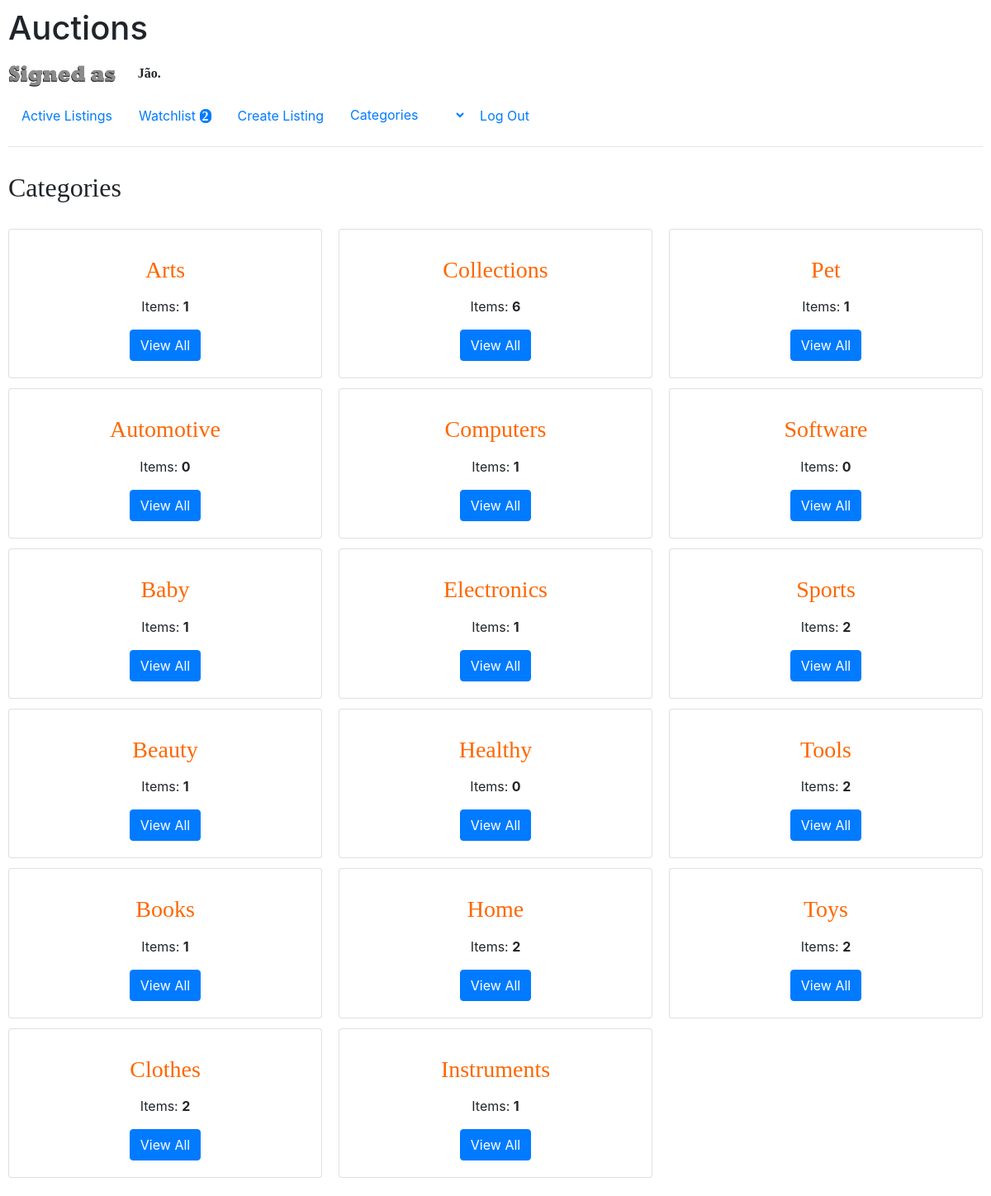
The page /categories (signed in) on the database its author committed.
### auctions/models.py (models this page shows)
class User(AbstractUser):
    watchlist = models.ManyToManyField("Auction", blank=True, related_name="user")

class Category(models.Model):
    category = models.CharField(max_length=64)
    quantity = models.IntegerField(default=0)
    def __str__(self):
        return self.category

### auctions/views.py (the view)
# urls.py: path("categories", views.categories, name="categories"),
@login_required
def categories(request):
    categories = Category.objects.order_by('category')
    if request.user.id:
        n_wl = User.objects.get(id=request.user.id).watchlist.count()
    else:
        n_wl = 0
    return render(request, "auctions/categories.html", {
        "categories": categories,
        "n_wl": n_wl
    })

### auctions/templates/auctions/categories.html (shortened to what this page needs)
{% extends "auctions/layout.html" %}
{% block body %}
    <h2 style="font-family: cursive; margin-top: 30px; margin-bottom: 30px;">Categories</h2>
    <div class="card-columns">
        {% for category in categories %}
            {% load static %}
            <div class="card">
                <div class="card-body">
                    <center>
                        <p class="card-title"><h3 value="category.id">{{ category }}</h3></p>
                        <p class="card-text">Items: <b>{{ category.quantity }}</b></p>
                        <a href="{{ category.id }}" class="btn btn-primary">View All</a>
                    </center>
                </div>
            </div>
        {% endfor %}
    </div>
{% endblock %}

### auctions/templates/auctions/layout.html (shortened to what this page needs)
{% load static %}
<!DOCTYPE html>
<html lang="en">
    <head>
        <link rel="stylesheet" href="https://stackpath.bootstrapcdn.com/bootstrap/4.4.1/css/bootstrap.min.css">
        <link href="{% static 'auctions/styles.css' %}" rel="stylesheet"/>
    </head>
    <body>
        <h1>Auctions</h1>
        <div style="margin-top: 15px; margin-bottom: 15px;">
            {% if user.is_authenticated %}
                {% load static %}
                <img style="margin-top: -2.0%;
                            margin-right: -4%;"
                     src="{% static 'auctions/signedasgray2.gif' %}"
                     alt="Signed as" width="200"><strong style="font-family:cursive;">
                        {{ user.username }}.</strong>
            {% else %}
                {% load static %}
            {% endif %}
        </div>
        <ul class="nav nav-pills">
            <li class="nav-item">
                <a class="nav-link {{ active_index }}" href="{% url 'index' %}">Active Listings</a>
            </li>
            {% if user.is_authenticated %}
            <li class="nav-item">
                {% if n_wl == 0 %}
                    <a class="nav-link {{ active_wl }}" href="{% url 'watchlist' %}">Watchlist</a>
                {% else %}
                    <a class="nav-link {{ active_wl }}" href="{% url 'watchlist' %}">Watchlist <nwl>{{ n_wl }}</nwl></a>
                {% endif %}
            </li>
                <li class="nav-item">
                    <a class="nav-link {{ active_create }}" href="{% url 'create' %}">Create Listing</a>
                </li>
                <li clas="nav-item">
                    <select onchange="window.location.href=this.value" class="form-control" id="cat1">
                        <option value="">Categories</option>
                    </select>
                </li>
                <li class="nav-item">
                    <a class="nav-link" href="{% url 'logout' %}">Log Out</a>
                </li>
            {% endif %}
        </ul>
        <hr>
        {% block body %}
        {% endblock %}
    </body>
</html>

### auctions/static/auctions/styles.css (style rules this page uses)
body { padding: 10px; }
#cat1 { color: #007bff; border: none; }

### auctions/templates/auctions/layout.html (style rules this page uses)
body { padding: 10px; background-color: transparent; }
#cat1 { color: #007bff; border: none; }
nwl { color: white; font-weight: bolder; font-family: cursive; background-color: #007bff; border-left: 3px solid #007bff; border-right: 3px solid #007bff; border-radius: 8px; }

### auctions/templates/auctions/categories.html (style rules this page uses)
h3 { color: #ff6600; font-family: cursive; }

### rows shown on the page
User: username "Jão"
Category: category "Arts", quantity "1"
Category: category "Automotive", quantity "0"
Category: category "Baby", quantity "1"
Category: category "Beauty", quantity "1"
Category: category "Books", quantity "1"
Category: category "Clothes", quantity "2"
Category: category "Collections", quantity "6"
Category: category "Computers", quantity "1"
Category: category "Electronics", quantity "1"
Category: category "Healthy", quantity "0"
Category: category "Home", quantity "2"
Category: category "Instruments", quantity "1"
Category: category "Pet", quantity "1"
Category: category "Software", quantity "0"
Category: category "Sports", quantity "2"
Category: category "Tools", quantity "2"
Category: category "Toys", quantity "2"

### other values the page prints
{{ n_wl }} "2"
